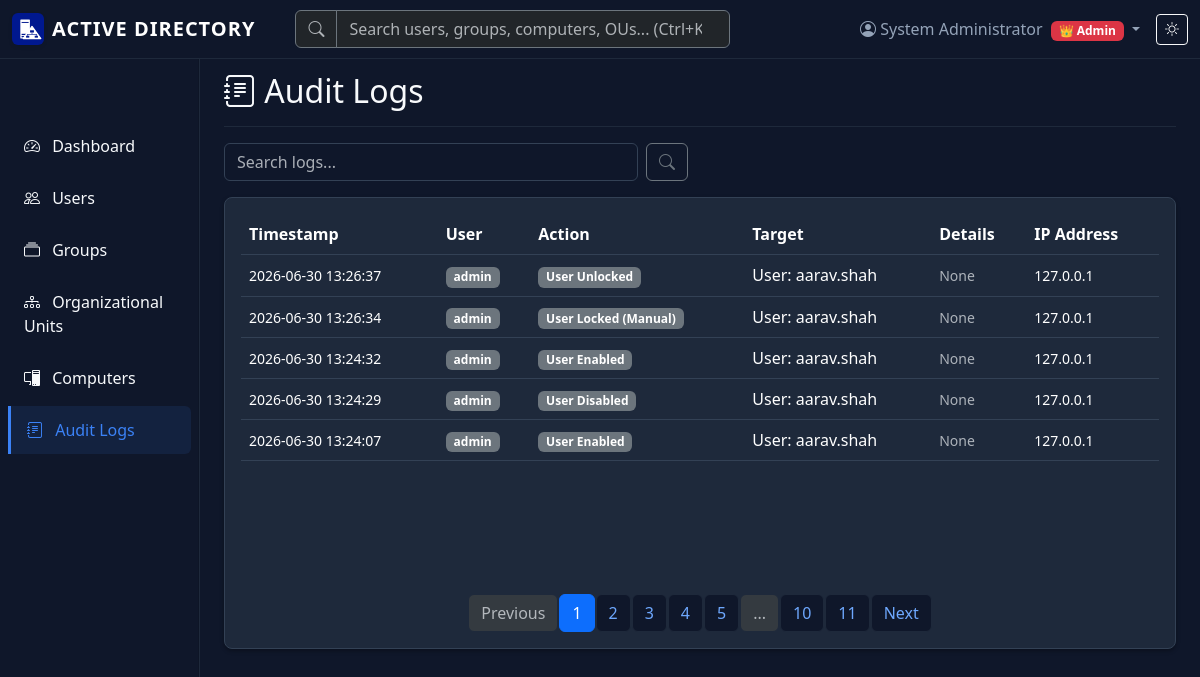
The page /logs (signed in) on the database as committed earlier.
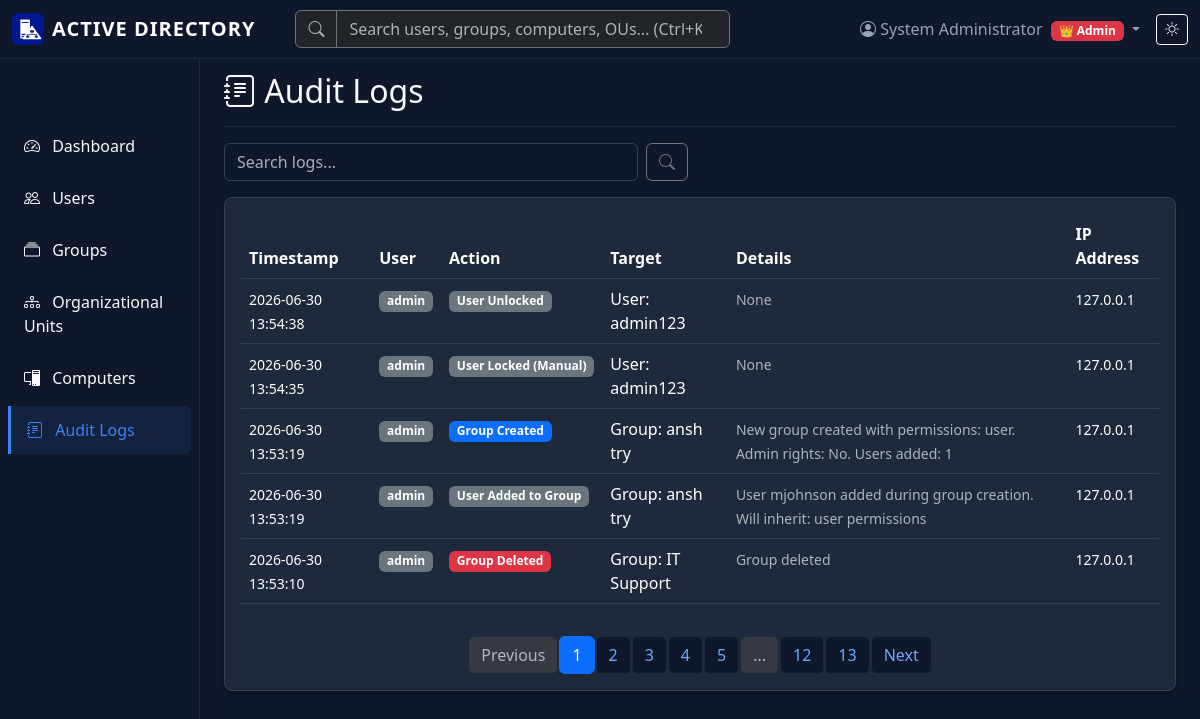
The same page on the database as committed later.
### models.py (models this page shows, shortened)
class AuditLog(db.Model):
    id = db.Column(db.Integer, primary_key=True)
    user_id = db.Column(db.Integer, db.ForeignKey('user.id'), nullable=False)
    action = db.Column(db.String(100), nullable=False)
    target = db.Column(db.String(200), nullable=False)
    details = db.Column(db.Text, nullable=True)
    timestamp = db.Column(db.DateTime, default=datetime.utcnow, nullable=False, index=True)
    ip_address = db.Column(db.String(15), nullable=True)

class User(UserMixin, db.Model):
    id = db.Column(db.Integer, primary_key=True)
    username = db.Column(db.String(80), unique=True, nullable=False, index=True)
    email = db.Column(db.String(120), unique=True, nullable=False, index=True)
    password_hash = db.Column(db.String(255), nullable=False)
    first_name = db.Column(db.String(50), nullable=False)
    last_name = db.Column(db.String(50), nullable=False)
    role = db.Column(db.String(20), nullable=False, default='User')  # Admin or User
    is_active = db.Column(db.Boolean, default=True, nullable=False)
    failed_attempts = db.Column(db.Integer, default=0, nullable=False)
    locked_until = db.Column(db.DateTime, nullable=True)
    created_at = db.Column(db.DateTime, default=lambda: datetime.now(timezone.utc), nullable=False)
    last_login = db.Column(db.DateTime, nullable=True)
    ou_id = db.Column(db.Integer, db.ForeignKey('organizational_unit.id'), nullable=True)
    groups = db.relationship('Group', secondary=group_members, lazy='subquery',
                           backref=db.backref('members', lazy=True))
    audit_logs = db.relationship('AuditLog', backref='user', lazy=True)
    def is_admin(self):
        if self.role == 'Admin':
            return True
        admin_groups = [g for g in self.groups if g.grant_admin_rights]
        return len(admin_groups) > 0

### app.py (the view)
@app.route('/logs')
@login_required_with_message
def audit_logs():
    page = request.args.get('page', 1, type=int)
    search = request.args.get('search', '', type=str)
    query = AuditLog.query
    if search:
        query = query.filter(
            (AuditLog.action.contains(search)) |
            (AuditLog.target.contains(search)) |
            (AuditLog.details.contains(search))
        )
    logs_pagination = query.order_by(AuditLog.timestamp.desc()).paginate(
        page=page, per_page=app.config['ITEMS_PER_PAGE'], error_out=False
    )
    return render_template('logs.html', title='Audit Logs',
                         logs=logs_pagination.items, pagination=logs_pagination, search=search)

### app.py (called while the page is built)
def create_app(config_name=None):
    app = Flask(__name__)
    config_name = config_name or os.environ.get('FLASK_CONFIG', 'default')
    app.config.from_object(config[config_name])
    db.init_app(app)
    login_manager = LoginManager()
    login_manager.init_app(app)
    login_manager.login_view = 'login'
    login_manager.login_message = 'Please log in to access this page.'
    login_manager.login_message_category = 'warning'
    @login_manager.user_loader
    def load_user(user_id):
        return User.query.get(int(user_id))
    @app.before_request
    def before_request():
        from flask_login import current_user
        if current_user.is_authenticated:
            try:
                db.session.expire(current_user)
                db.session.expire_all()
            except Exception:
                pass  # If refresh fails, continue with current user object
    return app

### templates/logs.html (shortened to what the changed rows need)
{% extends "base.html" %}
{% block content %}
<div class="d-flex justify-content-between flex-wrap flex-md-nowrap align-items-center pt-3 pb-2 mb-3 border-bottom">
    <h1 class="h2"><i class="bi bi-journal-text"></i> Audit Logs</h1>
</div>
<div class="card">
    <div class="card-body d-flex flex-column paginated-container">
        {% if logs %}
        <div class="table-responsive">
            <table class="table table-hover">
                <thead>
                    <tr>
                        <th>Timestamp</th>
                        <th>User</th>
                        <th>Action</th>
                        <th>Target</th>
                        <th>Details</th>
                        <th>IP Address</th>
                    </tr>
                </thead>
                <tbody>
                    {% for log in logs %}
                    <tr>
                        <td>
                            <small>{{ log.timestamp.strftime('%Y-%m-%d %H:%M:%S') }}</small>
                        </td>
                        <td>
                            <span class="badge bg-secondary">{{ log.user.username }}</span>
                        </td>
                        <td>
                            <span class="badge
                                {% if 'Login' in log.action %}bg-success
                                {% elif 'Logout' in log.action %}bg-info
                                {% elif 'Created' in log.action %}bg-primary
                                {% elif 'Updated' in log.action %}bg-warning
                                {% elif 'Deleted' in log.action %}bg-danger
                                {% elif 'ON' in log.action or 'RESTART' in log.action %}bg-warning
                                {% elif 'Failed' in log.action %}bg-danger
                                {% else %}bg-secondary{% endif %}">
                                {{ log.action }}
                            </span>
                        </td>
                        <td>{{ log.target }}</td>
                        <td>
                            <small class="text-muted">{{ log.details }}</small>
                        </td>
                        <td>
                            <small>{{ log.ip_address or '-' }}</small>
                        </td>
                    </tr>
                    {% endfor %}
                </tbody>
            </table>
        </div>
        {% if pagination %}
        <nav aria-label="Logs pagination" class="mt-auto pt-3">
            <ul class="pagination justify-content-center mb-0">
                {% for page_num in pagination.iter_pages() %}
                    {% if page_num %}
                        {% if page_num != pagination.page %}
                            <li class="page-item">
                                <a class="page-link" href="{{ url_for('audit_logs', page=page_num, search=search) }}">{{ page_num }}</a>
                            </li>
                        {% else %}
                            <li class="page-item active">
                                <span class="page-link">{{ page_num }}</span>
                            </li>
                        {% endif %}
                    {% else %}
                        <li class="page-item disabled">
                            <span class="page-link">...</span>
                        </li>
                    {% endif %}
                {% endfor %}
            </ul>
        </nav>
        {% endif %}
        {% else %}
        <p class="text-muted text-center">No audit logs found.</p>
        {% endif %}
    </div>
</div>
{% endblock %}

Rows that differ between the two databases and show on the page:
no longer on this page (row unchanged): AuditLog: timestamp "2026-06-30 13:26:37", user.username "admin", action "User Unlocked", target "User: aarav.shah", details "None", ip_address "127.0.0.1"
no longer on this page (row unchanged): AuditLog: timestamp "2026-06-30 13:26:34", user.username "admin", action "User Locked (Manual)", target "User: aarav.shah", details "None", ip_address "127.0.0.1"
no longer on this page (row unchanged): AuditLog: timestamp "2026-06-30 13:24:32", user.username "admin", action "User Enabled", target "User: aarav.shah", details "None", ip_address "127.0.0.1"
no longer on this page (row unchanged): AuditLog: timestamp "2026-06-30 13:24:29", user.username "admin", action "User Disabled", target "User: aarav.shah", details "None", ip_address "127.0.0.1"
no longer on this page (row unchanged): AuditLog: timestamp "2026-06-30 13:24:07", user.username "admin", action "User Enabled", target "User: aarav.shah", details "None", ip_address "127.0.0.1"
added AuditLog: timestamp "2026-06-30 13:54:38", user.username "admin", action "User Unlocked", target "User: admin123", details "None", ip_address "127.0.0.1"
added AuditLog: timestamp "2026-06-30 13:54:35", user.username "admin", action "User Locked (Manual)", target "User: admin123", details "None", ip_address "127.0.0.1"
added AuditLog: timestamp "2026-06-30 13:53:19", user.username "admin", action "Group Created", target "Group: ansh try", details "New group created with permissions: user. Admin rights: No. Users added: 1", ip_address "127.0.0.1"
added AuditLog: timestamp "2026-06-30 13:53:19", user.username "admin", action "User Added to Group", target "Group: ansh try", details "User mjohnson added during group creation. Will inherit: user permissions", ip_address "127.0.0.1"
added AuditLog: timestamp "2026-06-30 13:53:10", user.username "admin", action "Group Deleted", target "Group: IT Support", details "Group deleted", ip_address "127.0.0.1"
Other text that changed with them:
new list line: "12"
new list line: "13"
list line gone: "10"
list line gone: "11"
